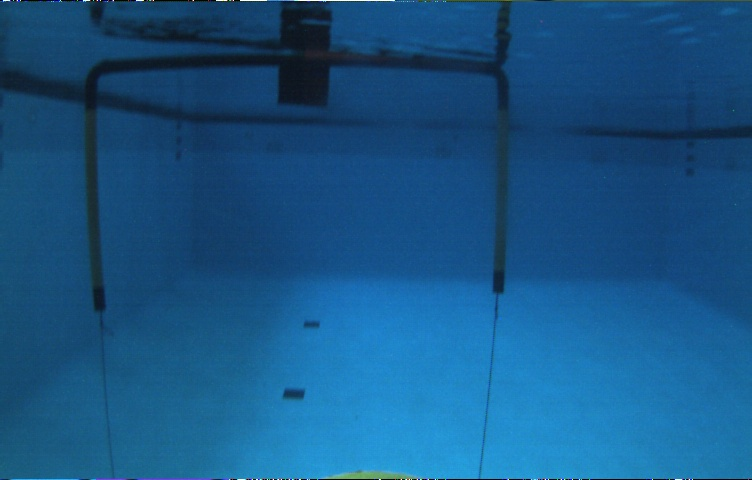
#> input picture images/frame0005.jpg, 752 x 480 px; its folder holds only this picture in this run
$ python robotics_squad.py   (Python 2 division)
#> lines starting #> are read from the running program, lines starting #| are printed output that depends on the picture; after the words box and inside, x2 and y2 are one past the last pixel; in counts of white or black regions, pixels touching at a corner belong together
#!/usr/bin/env python
from __future__ import division
import cv2
import numpy as np
from matplotlib import pyplot as plt
import sys
import os
import math
from operator import itemgetter
from pdb import set_trace

calibration = 1600 # distance = calibration * pixels^-1
# we want inverse relation so as pixels increase, distance lessens

num = 0
folder = 'images/'
START_GATE_LEG_PIXELS = 30
FRAME_WIDTH = 752

# for use in getBiModalMeans()
BUCKET_START_IND = 0
NUM_POINTS_IND = 1
POINT_LIST_IND = 2

def getBiModalMeans(pts):
    # here we group the neightboring points in order to establish where the start gate legs are located. We do calculate buckets twice in an overlapping method to account for the case in which we happen to split nearby points on the same leg into two buckets
    buckets = []
    for i in range(0,FRAME_WIDTH, START_GATE_LEG_PIXELS):
        bucket_pts = [x for x in pts if (x >= i and x <= i + START_GATE_LEG_PIXELS)]
        buckets.append([i, len(bucket_pts), bucket_pts])
    for j in range(int(START_GATE_LEG_PIXELS/2), FRAME_WIDTH, START_GATE_LEG_PIXELS):
        bucket_pts = [x for x in pts if (x >= i and x <= i + START_GATE_LEG_PIXELS)]
        buckets.append([j, len(bucket_pts), bucket_pts])
    # we have buckets
#    print buckets
    buckets_sorted = list(reversed(sorted(buckets, key=itemgetter(NUM_POINTS_IND))))
#    print "-------------"
#    print buckets_sorted

    first_pole = buckets_sorted[0] # first bucket
    i = 1 # start at the 2nd highest bucket
    # find the 2nd highest bucket that's not a part of the first highest's leg
    while not (buckets_sorted[i][BUCKET_START_IND] >= first_pole[BUCKET_START_IND] + 3* START_GATE_LEG_PIXELS or buckets_sorted[i][BUCKET_START_IND] <= first_pole[BUCKET_START_IND] - 3*START_GATE_LEG_PIXELS):
        i += 1
    second_pole = buckets_sorted[i] # we exited the while on the condition that this bucket was not on the same leg as the previously higher buckets

    if len(second_pole[2]) < 1: # check if we didn't find the 2nd leg
        return -1,-1
    first_mean = np.mean(first_pole[2])
    second_mean = np.mean(second_pole[2])
    print int(first_mean)
    print int(second_mean)
    return first_mean, second_mean

def printRectangle(array, topLeft=[0,0], bottomRight=[1,1]):
    for row in range(topLeft[0], bottomRight[0]+1):
        print str(row)+": " + str(array[row][topLeft[1]:bottomRight[1]])

def findPole(array, point, r=20, delta=10): # delta is our acceptable range
    # WE APPROACH FROM THE RIHGT
    sections = []
    originalFound = False # did we find the water again
    row = point[0]
    sections.append([array[row][point[1]+r-1],
                     array[row][point[1]+r-2],
                     array[row][point[1]+r-3],
                     array[row][point[1]+r-4],
                     array[row][point[1]+r-5]]) # append first 3 points (we assume this is the water distribution
    i = point[1]+r - 6
    sections.append([]) # initialize poll points
    switching = False
    foundOtherWater = False
    rightIndex = 0
    while not foundOtherWater: # did we find water on the other side of the poll?
        u = np.mean(sections[0])
        print "i: "+str(i) + " u: " + str(u) +" [" +str(row)+ ","+ str(i) + "] val: " + str(array[row][i])
        if abs(array[row][i] - u) < delta:
            sections[0].append(array[row][i])
            if switching == True:
                foundOtherWater = True
        else:
            if len(sections[1]) == 0: # this is our first point
                rightIndex = i
            sections[1].append(array[row][i])
            switching=True
            print "not water"
        i -= 1
        print "sections: " + str(sections)
    print "Found other side baby at index: " + str(i)
    return sections[0], sections[1], i, rightIndex

def bottomOut(array,row, startIndex, polePointsR2L, waterPointsR2L, delta=10):
    # we'll create a potential third distribution, we want to know when we enter the water again
    # head south

    # reverse the lists
    polePoints = list(reversed(polePointsR2L))
    waterPoints = list(reversed(waterPointsR2L))
    blackPoints = []
    foundWater = False # if we can't go left or right more than 3 indices, we've hit the bottom
    col = startIndex
    row -= 1
    uWater = np.mean(waterPoints)
    moved = 0
    print "looping"
    while not foundWater:
        # first see if we can go downward, if not head inward by three points
        if abs(array[row][col] - uWater) < delta: # we've got water
            array[row][col] = 255; # set to white
            col += 1
            moved += 1
            print "moving over"
            if moved > 2:
                print "moved 3 times: at point: "+ str(row) + "," + str(col)+"]"
                break
        elif abs(array[row][col] - np.mean(polePoints)) < delta:
            polePoints.append(array[row][col])
            array[row][col] = 255; # set to white
            moved = 0
            row += 1
            print "moving down, row: " + str(row)
        elif array[row][col] < np.mean(polePoints): # we should be darker...
            array[row][col] = 255; # set to white
            moved = 0
            print "new distribution at point: [" + str(row) + "," + str(col)+"] "+ str(array[row][col])
            row += 1
        else:
            print "v unexpected event... at: [" + str(row) + "," + str(col)+"] " + str(array[row][col])
            # don't know why this would be... hope everything is fine!
            array[row][col] = 255; # set to white
            row += 1
            col += 1
            moved += 1
            if moved > 3:
                print "moved 3 times: at point: "+ str(row) + "," + str(col)+"]"
                break

    return row, col

def climbLeg(array, row, centerCol, width, waterPoints, polePoints, delta=10):
    """
    We assume wef are given a row and a centerCol that are in the tape section of the pole.
    I.e. not black, not water.
    We also assume that polePoints are not black. From bottomOut
    We also pass in width, which is the result of findPole from somewhere else.
    """
    # we are given center
    # go up

    poleMean = np.mean(polePoints)
    waterMean = np.mean(waterPoints)
    col = centerCol
    while row >= 0:
        if abs(array[row][col] - poleMean) < delta:
            #means we have another polePoint
            polePoints.append(array[row][col])
            #update poleMean
            poleMean = np.mean(polePoints)
            # decrement row
            array[row][col] = 255; # set to white

        elif abs(array[row][col] - waterMean) < delta:
            #means we have water
            waterPoints.append(array[row][col])
            waterMean = np.mean(waterPoints)

            new_col = butterflyOut(array, row, col, width, polePoints, delta, True)
            if new_col == None:
                # Not supposed to happen.
                # we're fucked
                print "DUNNO WHUT HAPPENT FAM!!!!"
                print "WE'RE DROWNING OVER HERE"
                print "Check if we are at black?"
            else:
                array[row][col] = 255; # set to white
                col = new_col

        elif array[row][col] < poleMean:
            #means we have a black point
            new_col = butterflyOut(array, row, col, width, polePoints, delta, True)
            if new_col == None:
                # In the black baby
                # exit case
                break
            else:
                array[row][col] = 255; # set to white
                col = new_col

        row -= 1

    return row, col, polePoints, waterPoints


def butterflyOut(array, row, col, width, polePoints, delta, dir_up, _tries=0):
    """
    Looks both left and right until we find a polePoint
    Returns good col
    Tries a couple cols if failure (up cols if dir_up==TRUE, down cols else)
    Returns None if we failed
    """
    tries = _tries
    poleMean = np.mean(polePoints)
    waterMean = np.mean(waterPoints)
    print delta
    for inc in range(1,width-1):
        if abs(array[row][col+inc] - poleMean) < delta:
            # we have polePoint right
            return col+inc
        elif abs(array[row][col-inc] - poleMean) < delta:
            # we have poolePoint left
            return col-inc

    # means the row is fucked
    if tries > 2:
        return None
    else:
        if dir_up:
            return butterflyOut(array, row-1, col, width, polePoints, delta, dir_up, tries+1)
        else:
            return butterflyOut(array, row+1, col, width, polePoints, delta, dir_up, tries+1)


for name in os.listdir(folder):
    # if name != 'frame0105.jpg':
    #     continue
    img = cv2.imread(folder + name)
#> img is the input picture: shape (480, 752, 3); mean B, G, R 132.7, 84.9, 23.5
    gray = cv2.cvtColor(img,cv2.COLOR_BGR2GRAY)
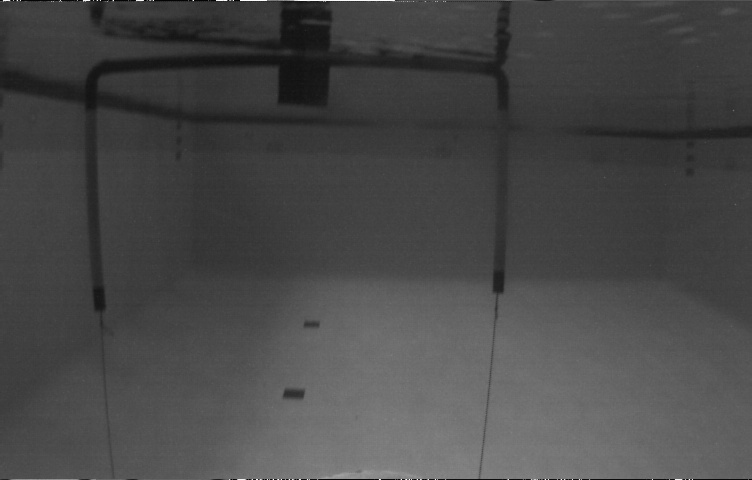
#> gray: shape (480, 752); min 0, max 255, mean 72
    edges = cv2.Canny(gray,10,20,3)
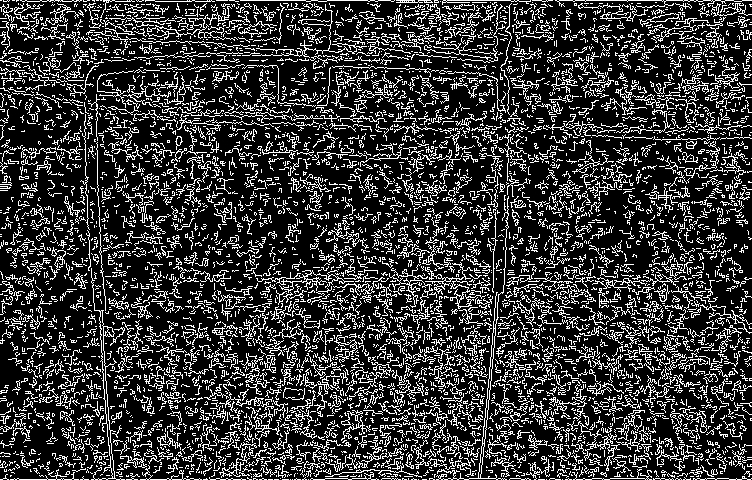
#> edges: shape (480, 752); 21.7% white in thin lines or dots
    lines = cv2.HoughLines(edges,1,np.pi/180,150)
    coords = []
    num_lines = 0
    for i in lines:
        for rho,theta in i:
            if not ( (-.2 <= theta <= .2) or (theta > 3)):
                continue
            a = np.cos(theta)
            b = np.sin(theta)
            x0 = a*rho
            y0 = b*rho
            x1 = int(x0 + 1000*(-b))
            y1 = int(y0 + 1000*(a))
            x2 = int(x0 - 1000*(-b))
            y2 = int(y0 - 1000*(a))
            num_lines += 1
            color = (num_lines*30)%255
#            cv2.line(img,(x1,y1),(x2,y2),(0,0,255),1)
            if x1 == x2:
                x2 += 1
            slope = (y2 - y1) / (x2 - x1)
            a2 = int((y1 - 240)//slope)
            x240 = x1-a2
            coords.append(x240)
#> this loop made 5800 passes
#> i on passes 1 to 3: [[0, 1.57]], [[479, 1.57]], [[281, 1.57]]
#> after the loop, coords = [93, 99, 501, 503, 506, 507, 89, 494, 505, 94, 96, 498, 684, 88, 433, 348, 98, 494, 683, 433, 433, 503, 429]; num_lines = 23
#            cv2.line(img,(x1,y1),(x2,y2),(0,0,255),1)
#            cv2.circle(img, (x1-a2,240), 3, (0,255,0), -1)

    pole1, pole2 = getBiModalMeans(coords)
#> the loop in getBiModalMeans, `for i in range(0,FRAME_WIDTH, START_GATE_LEG_PIXELS):` made 26 passes
#> bucket_pts on passes 3, 4, 12, 15, 17, 23: [89, 88], [93, 99, 94, 96, 98], [348], [433, 433, 433, 429], [501, 503, 506, 507, 494, 505, 498, 494, 503], [684, 683]
#> after the loop in getBiModalMeans, `for i in range(0,FRAME_WIDTH, START_GATE_LEG_PIXELS):`: buckets = 26 items
#> after the loop in getBiModalMeans, `for j in range(int(START_GATE_LEG_PIXELS/2), FRAME_WIDTH, START_GATE_L..`: buckets = 51 items
#> in getBiModalMeans, `first_pole = buckets_sorted[0]`: first_pole = [480, 9, [501, 503, 506, 507, 494, 505, 498, 494, 503]]
#> after the loop in getBiModalMeans, `while not (buckets_sorted[i][BUCKET_START_IND] >= first_pole[BUCKET_ST..`: i = 1
#> in getBiModalMeans, `second_pole = buckets_sorted[i]`: second_pole = [90, 5, [93, 99, 94, 96, 98]]
#> in getBiModalMeans, `first_mean = np.mean(first_pole[2])`: first_mean = 501.2
#> in getBiModalMeans, `second_mean = np.mean(second_pole[2])`: second_mean = 96
#| 501
#| 96
#> pole1 = 501.2; pole2 = 96
    if pole1 < 0: # error
        print "ERROR !!!!!!!"
        print name
        continue
    pole1 = int(pole1)
#> pole1 = 501
    pole2= int(pole2)
    if pole2 < pole1: # make pole 1 on the left
        pole1, pole2 = pole2, pole1
#> pole1 = 96; pole2 = 501
    print type(gray)
#| <class 'numpy.ndarray'>
    print gray.shape
#| (480, 752)
    print pole1
#| 96
    print "before"
    print gray[240][pole1] # access row, column
#| 42
    cv2.circle(img, (pole1,240), 5, (0,255,0), -1)
#> img: shape (480, 752, 3); 0.02% of pixels changed, all inside (x1, y1, x2, y2) = (91, 235, 102, 246)
    cv2.circle(img, (pole2,240), 5, (0,255,0), -1)
#> img: shape (480, 752, 3); mean B, G, R 132.7, 85, 23.5
#    cv2.circle(gray, (pole1,240), 1, (0,255,0), -1)
#    cv2.circle(gray, (pole2,240), 3, (0,255,0), -1)
    print "after"
    print gray[240][pole1]
#| 42

    #IMAGE 0098

    # Move left, move right until find the width of the pole (hopefully it put us on the pole, we may not be on the pole... (we're just somewhere near the pole...)
    r = 30

    # [6 lines of commented-out code are left out]

    print "-----------------"

    #### LEFT LEG BOTTOM
    waterPoints, polePoints, leftIndex, rightIndex = findPole(gray, [240,pole1], r)
#> the loop in findPole, `while not foundOtherWater:` made 33 passes
#> u on passes 1 to 8: 63.8, 63.83, 63.43, 63.38, 63.44, 63.4, 63.27, 63.25
#> (printed output is left out)
#> after the loop in findPole, `while not foundOtherWater:`: i = 87
#| Found other side baby at index: 87
#> waterPoints = 26 values, max 67 at index 18, min 57 at index 25, mean 63; polePoints = [53, 48, 47, 45, 42, 44, 45, 43, 42, 43, 46, 51]; leftIndex = 87; rightIndex = 100
    midCol = (rightIndex + leftIndex) // 2
#> midCol = 93
    width = rightIndex - leftIndex
#> width = 13
    print "midCol: {}, right: {}, left: {}".format(midCol, rightIndex, leftIndex)
#| midCol: 93, right: 100, left: 87
#    set_trace()
    row, col = bottomOut(gray,240,midCol, polePoints, waterPoints)
#> in bottomOut, `polePoints = list(reversed(polePointsR2L))`: polePoints = [51, 46, 43, 42, 43, 45, 44, 42, 45, 47, 48, 53]
#> in bottomOut, `waterPoints = list(reversed(waterPointsR2L))`: waterPoints = 26 values, max 67 at index 7, min 57 at index 0, mean 63
#> in bottomOut, `col = startIndex`: col = 93
#> in bottomOut, `uWater = np.mean(waterPoints)`: uWater = 63
#> after the loop in bottomOut, `while not foundWater:`: col = 98; polePoints = 86 values, max 53 at index 11, min 35 at index 63, mean 44.57; row = 313
#> row = 313; col = 98

    # find center of bottom
    throwAway1, throwAway2, leftIndex, rightIndex = findPole(gray, [row,col], r) # this should give us our left and right indices
#> the loop in findPole (call 2), `while not foundOtherWater:` made 24 passes
#> u on passes 1 to 8: 60.6, 61, 61.29, 61.25, 61.33, 61.7, 62, 62.17
#> throwAway1 = 27 values, max 66 at index 20, min 55 at index 25, mean 61.7; throwAway2 = [45, 49]; leftIndex = 98; rightIndex = 101
    midCol2 = (rightIndex + leftIndex) // 2
#> midCol2 = 99
    lower_left_money = [row, midCol2]
#> lower_left_money = [313, 99]


    ### LEFT LEG TOP

    top_l_row, top_l_col, polePoints, waterPoints = climbLeg(gray, 240, midCol, width, waterPoints, polePoints)
#> in climbLeg, `poleMean = np.mean(polePoints)`: poleMean = 45.75
#> in climbLeg, `waterMean = np.mean(waterPoints)`: waterMean = 63
#> in climbLeg, `col = centerCol`: col = 93
#> the loop in climbLeg, `while row >= 0:` made 171 passes
#> after the loop in climbLeg, `while row >= 0:`:
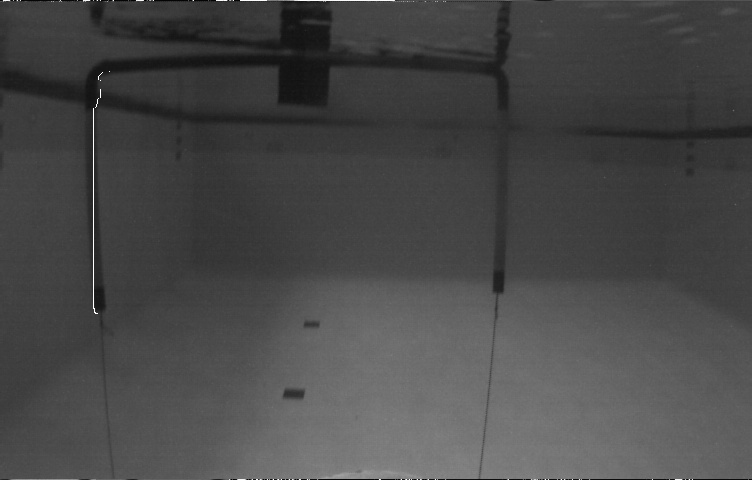
#> array: shape (480, 752); min 0, max 255, mean 72.1
#> after the loop in climbLeg, `while row >= 0:`: col = 112; poleMean = 40.04; polePoints = 160 values, max 53 at index 0, min 31 at index 141, mean 40.04; row = 70; waterMean = 62.67; waterPoints = 27 values, max 67 at index 18, min 54 at index 26, mean 62.67
#> top_l_row = 70; top_l_col = 112
    trash1, trash2, leftIndex, trash3 = findPole(gray, [top_l_row,top_l_col], r)
#> trash1 = 51 values, max 39 at index 2, min 21 at index 36, mean 27.69; trash2 = 83 values, max 59 at index 29, min 38 at index 0, mean 51.54; leftIndex = 7; trash3 = 91
    upper_left_money = [top_l_row, leftIndex]
#> upper_left_money = [70, 7]

    #### RIGHT LEG BOTTOM

    waterPoints, polePoints, leftIndex, rightIndex = findPole(gray, [240,pole2], r)
#> waterPoints = 26 values, max 69 at index 9, min 57 at index 25, mean 65.27; polePoints = [55, 50, 49, 48, 48, 50, 51, 52, 52, 53]; leftIndex = 494; rightIndex = 505
    midCol = (rightIndex + leftIndex) // 2
#> midCol = 499
    width = rightIndex - leftIndex
#> width = 11
    print "midCol: {}, right: {}, left: {}".format(midCol, rightIndex, leftIndex)
#    set_trace()
    row, col = bottomOut(gray,240,leftIndex, polePoints, waterPoints)
#> row = 297; col = 501
    waterPoints, polePoints, leftIndex, rightIndex = findPole(gray, [row,col+4], r) # this should give us our left and right indices
#> waterPoints = 38 values, max 92 at index 2, min 81 at index 37, mean 88.53; polePoints = [66, 66]; rightIndex = 497
    midCol2 = (rightIndex + leftIndex) // 2
#> midCol2 = 495
    lower_right_money = [row, midCol2]
#> lower_right_money = [297, 495]
    print "midCol: {}, right: {}, left: {}".format(midCol, rightIndex, leftIndex)


    ### RIGHT LEG TOP
    top_r_row, top_r_col, polePoints, waterPoints = climbLeg(gray, 240, midCol, width, waterPoints, polePoints)
#> call 2 of climbLeg, with row = 240, centerCol = 499, width = 11, delta = 10
#> in climbLeg (call 2), `poleMean = np.mean(polePoints)`: poleMean = 66
#> in climbLeg (call 2), `waterMean = np.mean(waterPoints)`: waterMean = 88.53
#> in climbLeg (call 2), `col = centerCol`: col = 499
#> the loop in climbLeg (call 2), `while row >= 0:` made 169 passes
#> (new_col, col) on pass 1: (494, 494)
#> after the loop in climbLeg (call 2), `while row >= 0:`:
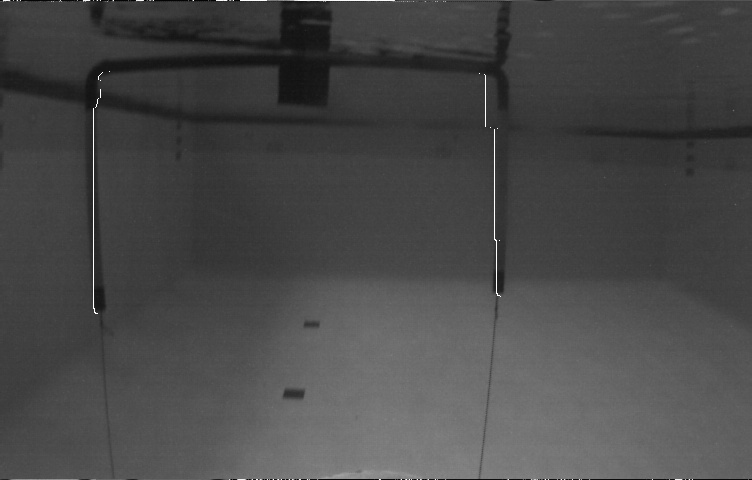
#> array: shape (480, 752); min 0, max 255, mean 72.3
#> after the loop in climbLeg (call 2), `while row >= 0:`: col = 478; poleMean = 58.2; polePoints = 162 values, max 68 at index 25, min 50 at index 109, mean 58.2; row = 72; waterMean = 88.53
#> top_r_row = 72; top_r_col = 478
    trash1, trash2, trash3, rightIndex = findPole(gray, [top_r_row,top_r_col], r)
#> trash1 = [64, 57, 51, 45, 39, 43]; trash2 = 27 values, max 41 at index 24, min 27 at index 5, mean 33.37; trash3 = 474; rightIndex = 502
    upper_right_money = [top_r_row, rightIndex]
#> upper_right_money = [72, 502]

    # draw priors
    cv2.circle(gray, (pole1,240), 3, (0,255,0), -1)
#> gray: shape (480, 752); 0.01% of pixels changed, all inside (x1, y1, x2, y2) = (93, 237, 100, 244)
    cv2.circle(gray, (pole2,240), 3, (0,255,0), -1)
#> gray: shape (480, 752); min 0, max 255, mean 72.2

    #draw money
    lr = tuple(reversed(lower_right_money))#reverse before plotting
#> lr = (495, 297)
    ll = tuple(reversed(lower_left_money))
#> ll = (99, 313)
    ur = tuple(reversed(upper_right_money))
#> ur = (502, 72)
    ul = tuple(reversed(upper_left_money))
#> ul = (7, 70)

    cv2.circle(gray, lr, 10, (0,255,0), -1)
    cv2.circle(gray, ll, 10, (0,255,0), -1)
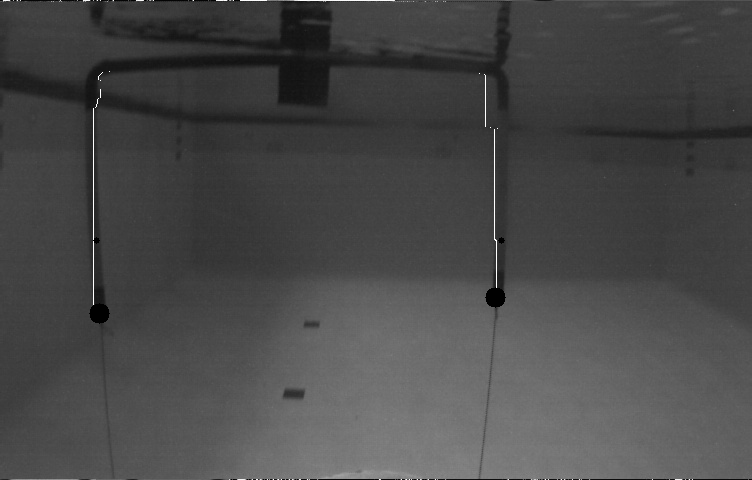
#> gray: shape (480, 752); min 0, max 255, mean 72.1
    cv2.circle(gray, ur, 10, (0,255,0), -1)
#> gray: shape (480, 752); 0.09% of pixels changed, all inside (x1, y1, x2, y2) = (492, 62, 513, 83)
    cv2.circle(gray, ul, 10, (0,255,0), -1)
#> gray: shape (480, 752); min 0, max 255, mean 72.1


#    cv2.imshow(str(num) + "__" +name, edges)
    cv2.imshow(str(num) + "___" +name, img)
    cv2.imshow(str(num) + "_" +name, gray)
    cv2.waitKey(0)


    print "################################################################"


total = len(os.listdir(folder))
print "Total: " + str(total)
print "Num successful: " + str(num)
